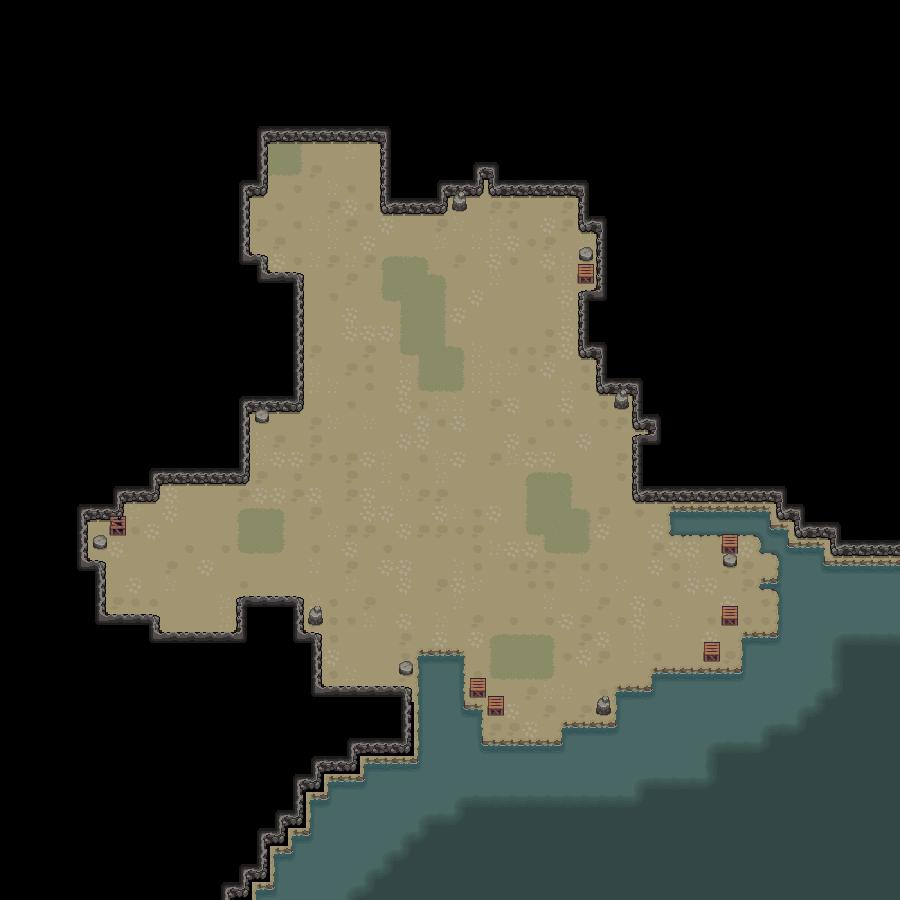

Rendered tile map (Tiled .tmx) drawn with the repository's tilesets; below, a short description and the map source with its tile grids summarised:
An orthogonal 50x50 tile map with 18x18 px tiles, 5 tile layers (sea, floor1, floor2, wall, ...), 6 tilesets.

<map version="1.10" tiledversion="1.10.1" orientation="orthogonal" renderorder="right-down" width="50" height="50" tilewidth="18" tileheight="18" infinite="0" nextlayerid="6" nextobjectid="1">
 <tileset firstgid="1" source="Source/ForestDg/ForestDgFloor1.tsx" />
 <tileset firstgid="17" source="Source/ForestDg/ForestDgWall2.tsx" />
 <tileset firstgid="71" source="Source/ForestDg/ForestDgWaterEdge1.tsx" />
 <tileset firstgid="179" source="Source/ForestDg/ForestDgWaterDeep1.tsx" />
 <tileset firstgid="287" source="Source/ForestDg/ForestDgGrass1.tsx" />
 <tileset firstgid="341" source="Source/ForestDg/ObstacleAct1Dg1.tsx" />
 <layer id="3" name="sea" width="50" height="50">
  <data>[2500 cells, 441 non-empty, 18 distinct tile ids]</data>
 </layer>
 <layer id="1" name="floor1" width="50" height="50">
  <data>[2500 cells, 771 non-empty, 8 distinct tile ids]</data>
 </layer>
 <layer id="4" name="floor2" width="50" height="50">
  <data>[2500 cells, 74 non-empty, 11 distinct tile ids]</data>
 </layer>
 <layer id="2" name="wall" width="50" height="50">
  <data>[2500 cells, 1424 non-empty, 13 distinct tile ids]</data>
 </layer>
 <layer id="5" name="object" width="50" height="50">
  <data>[2500 cells, 16 non-empty, 4 distinct tile ids]</data>
 </layer>
</map>
